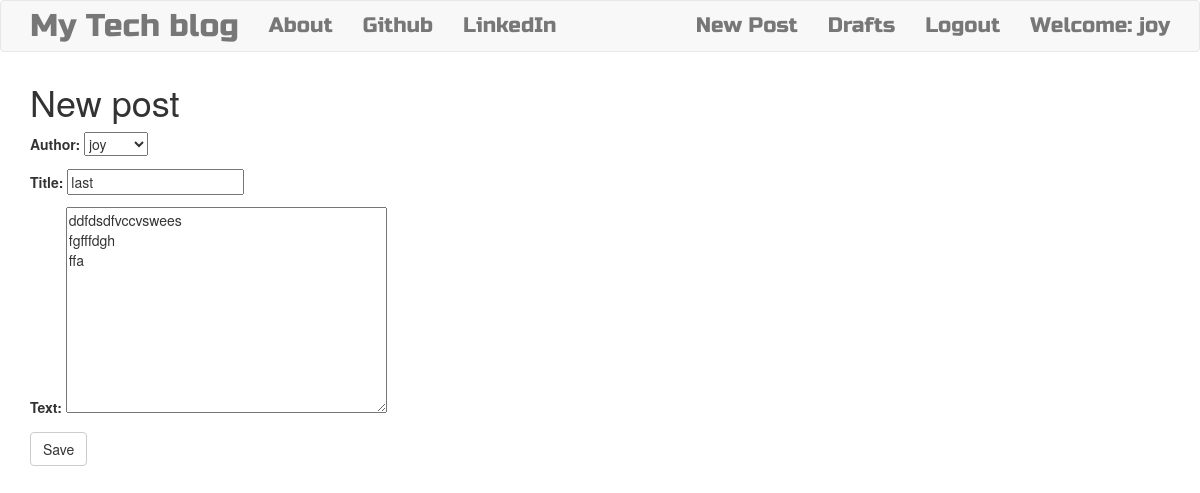
Screenshot of /post/2/edit/ (signed in) with the database file from the repository.
### blog/models.py (models this page shows, shortened)
class Post(models.Model):
    author = models.ForeignKey('auth.User',on_delete=models.DO_NOTHING)
    title = models.CharField(max_length=200)
    text = models.TextField()
    created_date = models.DateTimeField(default=timezone.now)
    published_date = models.DateTimeField(blank=True, null=True)

### blog/views.py (the view)
# urls.py: url(r'^post/(?P<pk>\d+)/edit/$', views.PostUpdateView.as_view(), name='post_edit'),
class PostUpdateView(LoginRequiredMixin,UpdateView):
    login_url = '/login/'
    redirect_field_name = 'blog/post_detail.html'
    form_class = PostForm
    model = Post

### blog/forms.py
class PostForm(forms.ModelForm):
    class Meta():
        model=Post
        fields=('author','title','text')
    widgets={
        'title':forms.TextInput(attrs={'class':'textinputclass'}),
        'text':forms.Textarea(attrs={'class':'postcontent'}),
    }

### blog/templates/blog/post_form.html (shortened to what this page needs)
{% extends 'blog/base.html' %}
{% block content %}
    <h1>New post</h1>
    <form method="POST" class="post-form">
    {{form.as_p}}
    <button type="submit" class="save btn btn-default">Save</button>
    </form>
{% endblock %}

### blog/templates/blog/base.html (shortened to what this page needs)
<!DOCTYPE html>
{% load static %}
<html>
    <head>
        <link rel="stylesheet" href="https://maxcdn.bootstrapcdn.com/bootstrap/3.4.1/css/bootstrap.min.css">
        <link rel="stylesheet" href="{% static 'css/blog.css' %}">
<body class='loader'>
  <nav class="navbar navbar-default techfont custom-navbar">
    <div class="container">
      <ul class="nav navbar-nav">
        <li><a class='navbar-brand bigbrand' href="{% url 'post_list' %}">My Tech blog</a></li>
        <li><a href="{% url 'about'%}">About</a></li>
        <li><a href="https://www.github.com">Github</a></li>
        <li><a href="https://www.linkedin.com">LinkedIn</a></li>
      </ul>
      <ul class="nav navbar-nav navbar-right">
        {% if user.is_authenticated %}
        <li>
          <a href="{% url 'post_new' %}" >New Post</a>
        </li>
        <li>
          <a href="{% url 'post_draft_list' %}">Drafts</a>
        </li>
        <li>
          <a href="{% url 'logout' %}?next=/" >Logout</a>
        </li>
        <li>
          <a >Welcome: {{ user.username }}</a>
        </li>
          {% else %}
          <li><a class='nav navbar-right' href="{% url 'login' %}" ><span class="glyphicon glyphicon-user"></span></a></li>
        {% endif %}
      </ul>
  </div>
</nav>
        <div class="content container">
            <div class="row">
                <div class="col-md-8">
                  <div class="blog_posts">
                    {% block content %}
                    {% endblock %}
                  </div>
                </div>
            </div>
        </div>
</body>
</html>

### blog/static/css/blog.css (style rules this page uses)
.techfont { font-family: 'Russo One',sans-serif; font-size:1.5em; margin-bottom:10px; }
.bigbrand { font-size: 1.5em; }
.loader { filter:hue-rotate(0deg); color:linear-gradient(45deg,#0f8,#08f); animation:hue 10000ms infinite linear; }

### rows the page displays
Post: author "joy", title "last", text "ddfdsdfvccvswees fgfffdgh ffa"

### other values shown
{{ user.username }} "joy"
